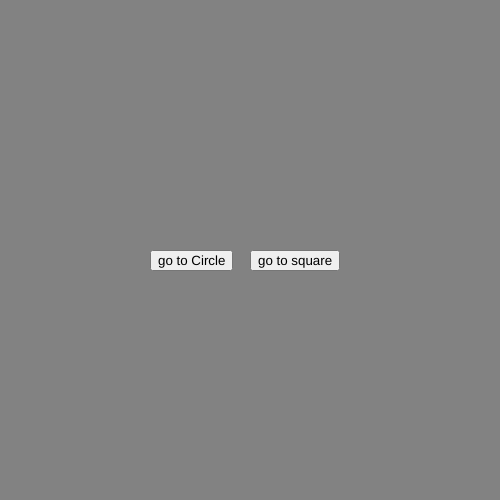
Frame 1 (no input)
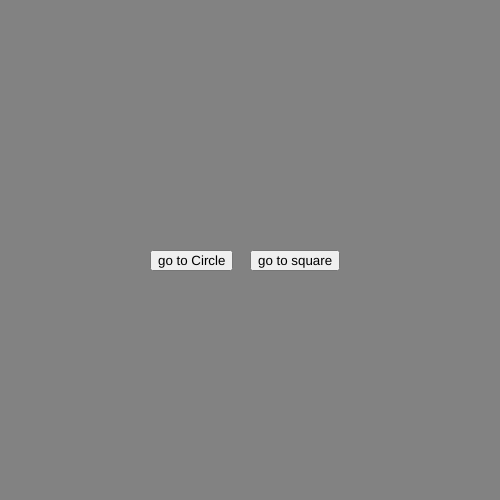
Frame 60 (no input)
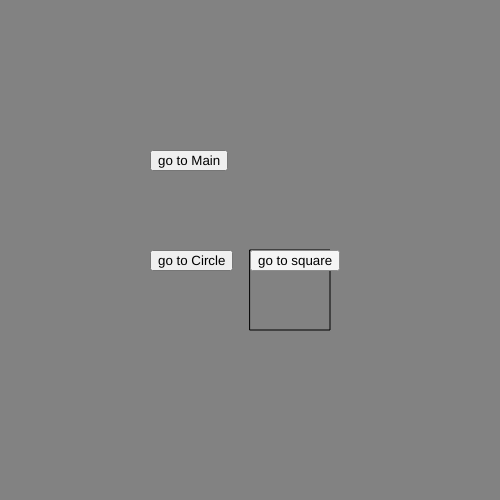
Frame 120 (the mouse pressed at the canvas centre since frame 60)

The p5.js sketch that drew these frames (run headless with seeded random() and noise() and a simulated clock; from frame 60 on, the mouse is pressed at the canvas centre):

// p5.js sketch
// ── sketch.js
let button;
let button0;
let button1;

let mainScreen = 1;
let squareScreen = 2;
let circleScreen = 3;
let currentScreen = mainScreen;

function setup() {
    createCanvas(500, 500);
//    button = createButton('go to square');
//    button0 = createButton('go to Circle');
    button1 = createButton('go to Main');
}

function draw() {

    if (currentScreen == mainScreen){
        drawMain();
    }
    if (currentScreen == squareScreen) {
        drawSquare();
    }
    if (currentScreen == circleScreen){
        drawCircle();
    }

}

function goSquare() {
    currentScreen = squareScreen;
    console.log(currentScreen);
}

function goCircle() {
    currentScreen = circleScreen;
    console.log(currentScreen);

}

function goMain() {
    currentScreen = mainScreen;
    console.log(currentScreen);
    button1.hide();

}

function drawMain() {
    background(130);
    fill(130);

    button = createButton('go to square');
    button0 = createButton('go to Circle');
    button.position(250, 250);
    button0.position(150, 250);
    button.mousePressed(goSquare);
    button0.mousePressed(goCircle);
}

function drawSquare() {
    background(130);
    fill(130);

    button1.position(150, 150);
    button1.mousePressed(goMain);
    rect(250, 250, 80, 80);

}

function drawCircle() {
    background(130);
    fill(130);

    button1.position(400, 400);
    button1.mousePressed(goMain);

    ellipse(250, 250, 80);
}
